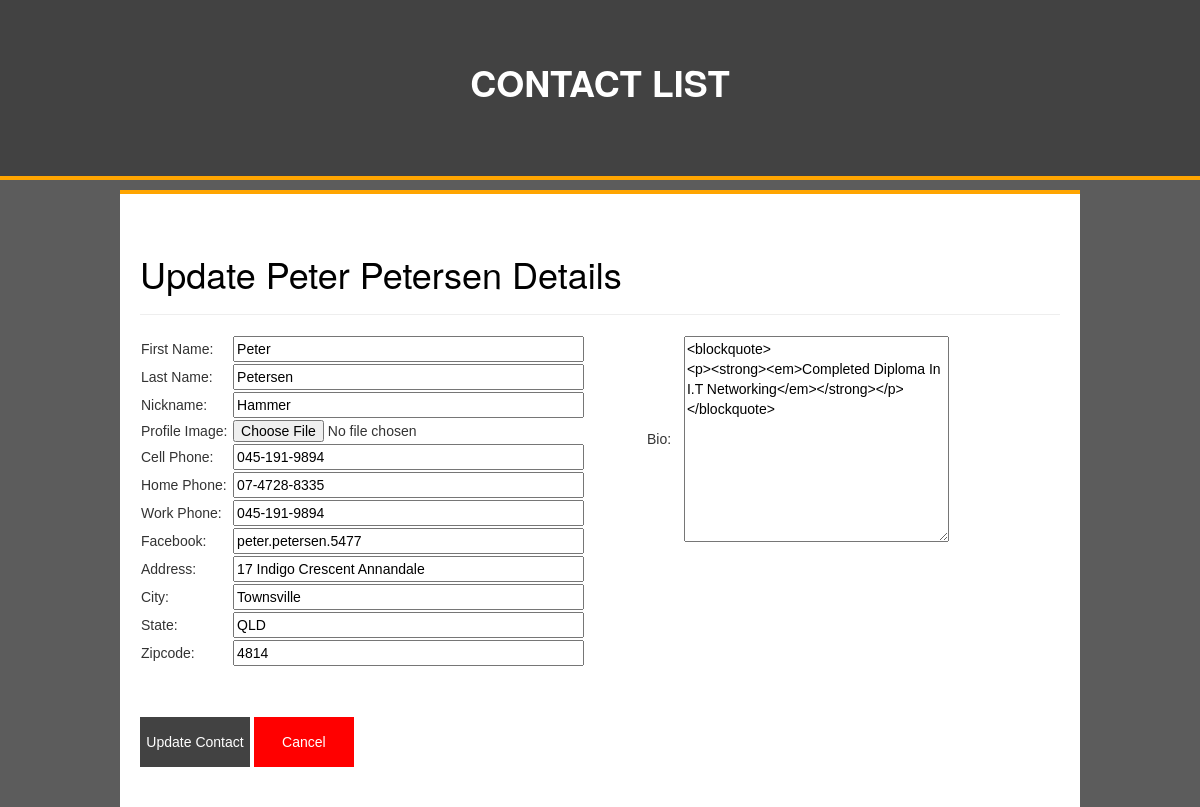
The page /phonebook_database/update_contact.php?id=32 on the database its author committed.
### tables this page shows
CREATE TABLE `contacts` (
  `contact_id` int(11) NOT NULL,
  `contact_fname` varchar(100) NOT NULL,
  `contact_lname` varchar(100) NOT NULL,
  `contact_nickname` varchar(100) NOT NULL,
  `contact_cphone` varchar(50) NOT NULL,
  `contact_hphone` varchar(50) NOT NULL,
  `contact_wphone` varchar(50) NOT NULL,
  `contact_facebook` varchar(50) NOT NULL,
  `contact_address` varchar(100) NOT NULL,
  `contact_city` varchar(50) NOT NULL,
  `contact_state` varchar(50) NOT NULL,
  `contact_zipcode` varchar(50) NOT NULL,
  `contact_profile` varchar(255) NOT NULL,
  `contact_notes` longblob NOT NULL,
  `contact_status` enum('0','1') NOT NULL DEFAULT '1'
);

### phonebook_database/update_contact.php (the view, shortened to what this page needs)
<?php
	require_once"connect.php";
	if (isset($_GET['id'])) {
		$id = $_GET['id'];
		$get_contact = "select * from contacts where contact_id = '$id'";
		$sql_get_contact = $conn->query($get_contact);
		$row = mysqli_fetch_array($sql_get_contact);
	}
 ?>
<!DOCTYPE html>
<html>
<head>
	<?php include"includes/head.inc"; ?>
</head>
<body>
	<div class="wrapper">
		<div class="header">
			<div class="headerContent"><h1>CONTACT LIST</h1></div>
		</div>
		<div class="content">
		<div><h1>Update <?php echo $row['contact_fname']?> <?php echo $row["contact_lname"]?> Details</h1></div>
			<hr>
			<div class="contact">
				<div class="contact_insert">
					<form action="update_contact.php?id=<?php echo $row["contact_id"]; ?>" method="post" enctype="multipart/form-data">
						<table style="float:left" width="50%">
							<tr>
								<td>First Name:</td>
								<td><input type="text" name="fname" value="<?php echo $row['contact_fname'] ?>"  size="40%"></td>
							</tr>
							<tr>
								<td>Last Name:</td>
								<td><input type="text" name="lname" value="<?php echo $row['contact_lname'] ?>" size="40%"></td>
							</tr>
							<tr>
								<td>Nickname:</td>
								<td><input type="text" name="nickname" value="<?php echo $row['contact_nickname'] ?>" size="40%"></td>
							</tr>
							<tr>
								<td>Profile Image:</td>
								<td><input type="file" name="profile"></td>
							</tr>
							<tr>
								<td>Cell Phone:</td>
								<td><input type="text" name="cphone" value="<?php echo $row['contact_cphone'] ?>" size="40%"></td>
							</tr>
							<tr>
								<td>Home Phone:</td>
								<td><input type="text" name="hphone" value="<?php echo $row['contact_hphone'] ?>" size="40%"></td>
							</tr>
							<tr>
								<td>Work Phone:</td>
								<td><input type="text" name="wphone" value="<?php echo $row['contact_wphone'] ?>" size="40%"></td>
							</tr>
							<tr>
								<td>Facebook:</td>
								<td><input type="text" name="facebook" value="<?php echo $row['contact_facebook'] ?>" size="40%"></td>
							</tr>
							<tr>
								<td>Address:</td>
								<td><input type="text" name="address" value="<?php echo $row['contact_address'] ?>" size="40%"></td>
							</tr>
							<tr>
								<td>City:</td>
								<td><input type="text" name="city" value="<?php echo $row['contact_city'] ?>" size="40%"></td>
							</tr>
							<tr>
								<td>State:</td>
								<td><input type="text" name="state" value="<?php echo $row['contact_state'] ?>" size="40%"></td>
							</tr>
							<tr>
								<td>Zipcode:</td>
								<td><input type="text" name="zipcode" value="<?php echo $row['contact_zipcode'] ?>" size="40%"></td>
							</tr>
						</table>
						<table style="float:right" width="45%">
							<tr>
								<td>Bio:</td>
								<td><textarea name="bio" id="bio" cols="30" rows="10"><?php echo $row['contact_notes'] ?></textarea></td>
							</tr>
						</table>
						<input class="insert_contact_button" type="submit" name="submit" value="Update Contact">
						<a href="index.php"><input class="cancel_contact_button" type="button" value="Cancel"></a>
					</form>
				</div>
			</div>
		</div>
</body>
</html>

### phonebook_database/css/styles.css (style rules this page uses)
body { font-family:helvetica, arial, sans-serif; padding:0; margin:0; background-color:; }
.header { width:100%; border-bottom:4px solid orange; height: 225px; background-color:#424242; }
.header .headerContent { width:80%; margin:0 auto; line-height:100px; }
.header .headerContent h1 { margin:0; text-align: center; color:#ffffff; font-weight: bold; padding-top: 63px; }
.wrapper { width:100%; }
.content { width:80%; margin:-130px auto 0 auto; background-color:; border-top:4px solid orange; padding:40px 20px; }
.contact { width:100%; }
a { text-decoration: none !important; }
.insert_contact_button { width: 110px; height: 50px; background-color:#424242; color:#ffffff; border:none; margin-top:50px; }
.cancel_contact_button { width: 100px; height: 50px; background-color:red; color:#ffffff; border:none; margin-top:50px; }

### phonebook_database/css/main.css (style rules this page uses)
body { font-family:helvetica, arial, sans-serif; padding:0; margin:0; background-color:#5c5c5c; }
.header { width:100%; border-bottom:4px solid orange; height: 180px; background-color:#424242; }
.header .headerContent { width:80%; margin:0 0 0 0px auto; line-height:100px; }
h1 { color:#000000; }
.wrapper { width:100%; }
.content { width:80%; margin:-130px auto 0 auto; margin-top:10px; background-color:#ffffff; border-top:4px solid orange; padding:40px 20px; }
.contact { width:100%; }
a { text-decoration: none !important; }

### rows shown on the page
contacts: contact_fname "Peter", contact_lname "Petersen", fname "Peter", lname "Petersen", nickname "Hammer", cphone "045-191-9894", hphone "07-4728-8335", wphone "045-191-9894", facebook "peter.petersen.5477", address "17 Indigo Crescent Annandale", city "Townsville", state "QLD", zipcode "4814", bio "<blockquote> <p><strong><em>Completed Diploma In I.T Networking</em></strong></p> </blockquote>"
